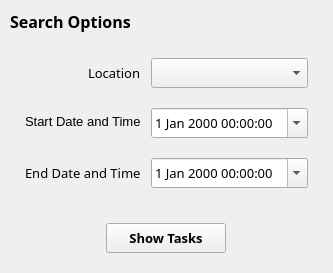
               <widget class="QWidget" name="main_page">
                <layout class="QHBoxLayout" name="horizontalLayout_7">
                 <property name="spacing">
                  <number>0</number>
                 </property>
                 <property name="leftMargin">
                  <number>0</number>
                 </property>
                 <property name="topMargin">
                  <number>0</number>
                 </property>
                 <property name="rightMargin">
                  <number>0</number>
                 </property>
                 <property name="bottomMargin">
                  <number>0</number>
                 </property>
                 <item>
                  <widget class="QWidget" name="page_body" native="true">
                   <layout class="QVBoxLayout" name="verticalLayout_2">
                    <property name="spacing">
                     <number>0</number>
                    </property>
                    <property name="leftMargin">
                     <number>0</number>
                    </property>
                    <property name="topMargin">
                     <number>0</number>
                    </property>
                    <property name="rightMargin">
                     <number>0</number>
                    </property>
                    <property name="bottomMargin">
                     <number>0</number>
                    </property>
                    <item alignment="Qt::AlignTop">
                     <widget class="QWidget" name="search_frame" native="true">
                      <layout class="QVBoxLayout" name="verticalLayout_3">
                       <property name="spacing">
                        <number>15</number>
                       </property>
                       <property name="leftMargin">
                        <number>10</number>
                       </property>
                       <property name="topMargin">
                        <number>10</number>
                       </property>
                       <property name="rightMargin">
                        <number>10</number>
                       </property>
                       <property name="bottomMargin">
                        <number>10</number>
                       </property>
                       <item alignment="Qt::AlignTop">
                        <widget class="QLabel" name="title_label">
                         <property name="font">
                          <font>
                           <family>Mulish</family>
                           <pointsize>12</pointsize>
                           <weight>75</weight>
                           <bold>true</bold>
                          </font>
                         </property>
                         <property name="text">
                          <string>Search Options</string>
                         </property>
                        </widget>
                       </item>
                       <item>
                        <layout class="QFormLayout" name="input_form">
                         <property name="labelAlignment">
                          <set>Qt::AlignRight|Qt::AlignTrailing|Qt::AlignVCenter</set>
                         </property>
                         <property name="formAlignment">
                          <set>Qt::AlignLeading|Qt::AlignLeft|Qt::AlignVCenter</set>
                         </property>
                         <property name="horizontalSpacing">
                          <number>10</number>
                         </property>
                         <property name="verticalSpacing">
                          <number>20</number>
                         </property>
                         <property name="leftMargin">
                          <number>15</number>
                         </property>
                         <property name="topMargin">
                          <number>10</number>
                         </property>
                         <property name="rightMargin">
                          <number>15</number>
                         </property>
                         <property name="bottomMargin">
                          <number>10</number>
                         </property>
                         <item row="0" column="0">
                          <widget class="QLabel" name="form_label_1">
                           <property name="font">
                            <font>
                             <family>Mulish</family>
                             <pointsize>10</pointsize>
                            </font>
                           </property>
                           <property name="text">
                            <string>Location</string>
                           </property>
                          </widget>
                         </item>
                         <item row="0" column="1">
                          <widget class="QComboBox" name="main_input_1">
                           <property name="sizePolicy">
                            <sizepolicy hsizetype="Preferred" vsizetype="Minimum">
                             <horstretch>0</horstretch>
                             <verstretch>0</verstretch>
                            </sizepolicy>
                           </property>
                           <property name="minimumSize">
                            <size>
                             <width>0</width>
                             <height>30</height>
                            </size>
                           </property>
                           <property name="font">
                            <font>
                             <family>Mulish</family>
                             <pointsize>10</pointsize>
                            </font>
                           </property>
                           <property name="focusPolicy">
                            <enum>Qt::WheelFocus</enum>
                           </property>
                           <property name="editable">
                            <bool>false</bool>
                           </property>
                           <property name="insertPolicy">
                            <enum>QComboBox::NoInsert</enum>
                           </property>
                           <property name="sizeAdjustPolicy">
                            <enum>QComboBox::AdjustToContents</enum>
                           </property>
                          </widget>
                         </item>
                         <item row="1" column="0">
                          <widget class="QLabel" name="form_label_2">
                           <property name="font">
                            <font>
                             <pointsize>10</pointsize>
                            </font>
                           </property>
                           <property name="text">
                            <string>Start Date and Time</string>
                           </property>
                          </widget>
                         </item>
                         <item row="1" column="1">
                          <widget class="QDateTimeEdit" name="main_input_2">
                           <property name="sizePolicy">
                            <sizepolicy hsizetype="Expanding" vsizetype="Minimum">
                             <horstretch>0</horstretch>
                             <verstretch>0</verstretch>
                            </sizepolicy>
                           </property>
                           <property name="minimumSize">
                            <size>
                             <width>0</width>
                             <height>30</height>
                            </size>
                           </property>
                           <property name="font">
                            <font>
                             <family>Mulish</family>
                             <pointsize>10</pointsize>
                            </font>
                           </property>
                           <property name="calendarPopup">
                            <bool>true</bool>
                           </property>
                          </widget>
                         </item>
                         <item row="2" column="0">
                          <widget class="QLabel" name="form_label_3">
                           <property name="font">
                            <font>
                             <family>Mulish</family>
                             <pointsize>10</pointsize>
                            </font>
                           </property>
                           <property name="text">
                            <string>End Date and Time</string>
                           </property>
                          </widget>
                         </item>
                         <item row="2" column="1">
                          <widget class="QDateTimeEdit" name="main_input_3">
                           <property name="sizePolicy">
                            <sizepolicy hsizetype="Expanding" vsizetype="Minimum">
                             <horstretch>0</horstretch>
                             <verstretch>0</verstretch>
                            </sizepolicy>
                           </property>
                           <property name="minimumSize">
                            <size>
                             <width>0</width>
                             <height>30</height>
                            </size>
                           </property>
                           <property name="font">
                            <font>
                             <family>Mulish</family>
                             <pointsize>10</pointsize>
                            </font>
                           </property>
                           <property name="calendarPopup">
                            <bool>true</bool>
                           </property>
                          </widget>
                         </item>
                        </layout>
                       </item>
                       <item alignment="Qt::AlignTop">
                        <widget class="QFrame" name="submit_frame">
                         <property name="frameShape">
                          <enum>QFrame::NoFrame</enum>
                         </property>
                         <property name="frameShadow">
                          <enum>QFrame::Raised</enum>
                         </property>
                         <layout class="QHBoxLayout" name="horizontalLayout_4">
                          <property name="spacing">
                           <number>0</number>
                          </property>
                          <property name="leftMargin">
                           <number>0</number>
                          </property>
                          <property name="topMargin">
                           <number>10</number>
                          </property>
                          <property name="rightMargin">
                           <number>0</number>
                          </property>
                          <property name="bottomMargin">
                           <number>10</number>
                          </property>
                          <item>
                           <widget class="QPushButton" name="main_submit_btn">
                            <property name="sizePolicy">
                             <sizepolicy hsizetype="Fixed" vsizetype="Fixed">
                              <horstretch>0</horstretch>
                              <verstretch>0</verstretch>
                             </sizepolicy>
                            </property>
                            <property name="minimumSize">
                             <size>
                              <width>120</width>
                              <height>30</height>
                             </size>
                            </property>
                            <property name="font">
                             <font>
                              <family>Mulish</family>
                              <pointsize>10</pointsize>
                              <weight>75</weight>
                              <bold>true</bold>
                             </font>
                            </property>
                            <property name="text">
                             <string>Show Tasks</string>
                            </property>
                           </widget>
                          </item>
                         </layout>
                        </widget>
                       </item>
                      </layout>
                     </widget>
                    </item>
                    <item>
                     <widget class="QWidget" name="results_frame" native="true">
                      <layout class="QHBoxLayout" name="horizontalLayout_5">
                       <property name="spacing">
                        <number>0</number>
                       </property>
                       <property name="leftMargin">
                        <number>0</number>
                       </property>
                       <property name="topMargin">
                        <number>0</number>
                       </property>
                       <property name="rightMargin">
                        <number>0</number>
                       </property>
                       <property name="bottomMargin">
                        <number>0</number>
                       </property>
                       <item>
                        <widget class="QStackedWidget" name="stacked_widget_1">
                         <property name="currentIndex">
                          <number>0</number>
                         </property>
                         <widget class="QWidget" name="blank_page_1"/>
                         <widget class="QWidget" name="results_page_1"/>
                        </widget>
                       </item>
                      </layout>
                     </widget>
                    </item>
                   </layout>
                  </widget>
                 </item>
                </layout>
               </widget>
